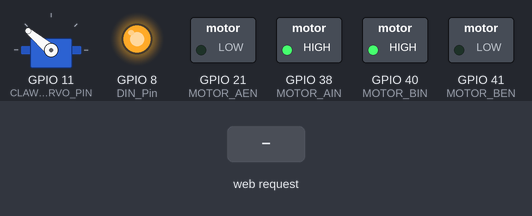
Bench run of a sketch on a simulated ESP32-S3. Shown: servo, switched loads named in the sketch (green lamp = pin HIGH), output pins drawn as LEDs (lit = HIGH). The test bench sets the inputs (shaded band). WiFi joins after 1.5 s; servers stay silent unless stated; pins used as bus, display or sensor lines are not drawn; what the sketch prints to the serial monitor is not drawn.

Above: at 3.3 s.
3.4 s: HTTP request GET /cmd?d=f received
At 4.6 s:
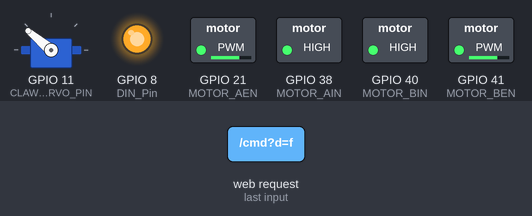
6.4 s: HTTP request GET /cmd?d=b received
At 7.1 s:
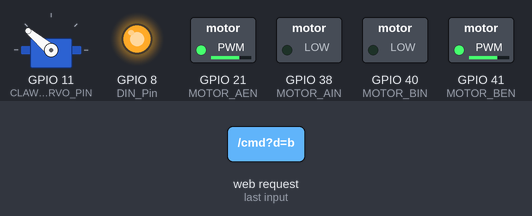
9.4 s: HTTP request GET /cmd?d=l received
At 10.6 s:
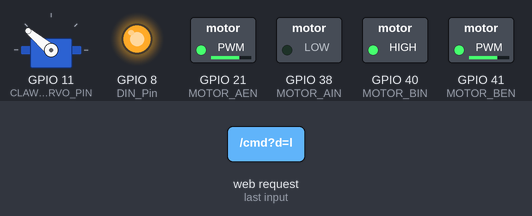
12.4 s: HTTP request GET /cmd?d=r received
At 12.8 s:
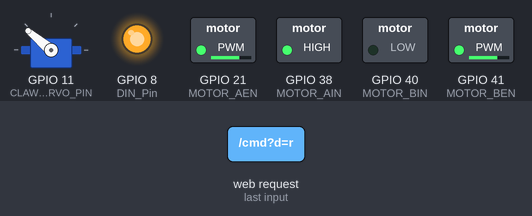
Timing chart, 0 to 15.4 s (numbered marks = the images above; inputs shaded):
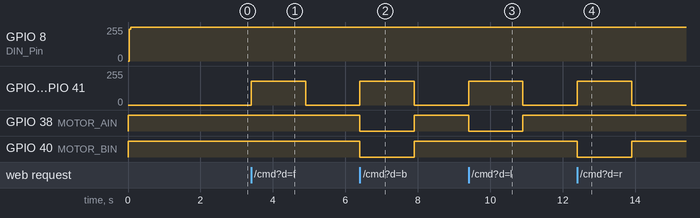

The sketch:

16_Soccer_Robot.ino
```cpp
#include <WiFi.h>
#include <WebServer.h>
#include <ESP32Servo.h>
#include "webpage.h"  // Web page content

// ===== Wi-Fi =====
// Only 2.4 GHz is supported
const char* WIFI_SSID = "Your WiFi name";
const char* WIFI_PASS = "Your WiFi password";

// ===== Motor pins =====
#define MOTOR_AIN 38  // Channel A direction: left wheel
#define MOTOR_AEN 21  // Channel A speed: left wheel
#define MOTOR_BIN 40  // Channel B direction: right wheel
#define MOTOR_BEN 41  // Channel B speed: right wheel

// ===== Gripper servo =====
#define CLAW_SERVO_PIN 11  // Gripper servo, same as Lesson 9

// ===== Dot matrix pins =====
#define CLK_Pin 9  // Clock, connect to module CLK
#define DIN_Pin 8  // Data, connect to module DIN

// ===== Speed =====
#define SPEED_RUN   180  // Driving speed
#define SPEED_TURN  180  // Spot-turn speed

// ===== Gripper angles =====
#define CLAW_OPEN   140  // Open
#define CLAW_CLOSE   90  // Closed

// ===== Timeout protection =====
#define STOP_AFTER 1500  // Auto-stop on command timeout (ms)

// ===== Expression numbers =====
#define FACE_EYES  0  // Standby: eyes
#define FACE_SMILE 1  // Goal scored: smiley

// 16 bytes correspond to 16 columns, each byte's 8 bits correspond to 8 rows in one column

// Standby: two square eyes
unsigned char eyes[] = {
  0x00, 0x00, 0x00, 0x00, 0x1C, 0x1C, 0x00, 0x00,
  0x00, 0x00, 0x1C, 0x1C, 0x00, 0x00, 0x00, 0x00
};

// Smiley: goal scored
unsigned char smile[] = {
  0x00, 0x00, 0x1C, 0x02, 0x02, 0x02, 0x5C, 0x40,
  0x40, 0x5C, 0x02, 0x02, 0x02, 0x1C, 0x00, 0x00
};

WebServer server(80);  // Web server
Servo clawServo;       // Gripper servo

int score = 0;                      // Current score
unsigned long lastCmdTime = 0;      // Time of the last command
unsigned long smileUntil = 0;       // Time when the smile ends
int curFace = -1;                   // Current expression, -1 means not shown

void setup() {
  // Pull both lines HIGH to set the bus idle
  pinMode(CLK_Pin, OUTPUT);
  pinMode(DIN_Pin, OUTPUT);
  digitalWrite(CLK_Pin, HIGH);
  digitalWrite(DIN_Pin, HIGH);
  showFace(FACE_EYES);  // Show standby expression on power on

  // Motor pins
  pinMode(MOTOR_BIN, OUTPUT);
  pinMode(MOTOR_AIN, OUTPUT);
  ledcAttach(MOTOR_BEN, 1000, 8);  // 1 kHz, 8-bit
  ledcAttach(MOTOR_AEN, 1000, 8);
  stopCar();

  // Gripper: 50 Hz, pulse width 500-2500 µs
  ESP32PWM::allocateTimer(0);
  clawServo.setPeriodHertz(50);
  clawServo.attach(CLAW_SERVO_PIN, 500, 2500);
  clawServo.write(CLAW_OPEN);  // Open on power on
  delay(300);

  // Connect to Wi-Fi
  Serial.begin(115200);
  delay(300);
  Serial.print("Connecting to ");
  Serial.println(WIFI_SSID);
  WiFi.mode(WIFI_STA);
  WiFi.begin(WIFI_SSID, WIFI_PASS);

  // Block until connected
  while (WiFi.status() != WL_CONNECTED) {
    delay(500);
    Serial.print(".");
  }
  Serial.println();
  Serial.println("WiFi connected");
  Serial.print("Board IP: ");
  Serial.println(WiFi.localIP());  // Open this address in a phone browser

  // Home page
  server.on("/", []() {
    server.send_P(200, "text/html; charset=utf-8", index_html);
  });

  // Command endpoint, d is the action name
  server.on("/cmd", []() {
    String d = server.arg("d");
    server.send(200, "text/plain", runCmd(d));  // Return "score,status" for direct use by the web page
  });

  // Score query, polled once per second by the web page
  server.on("/score", []() {
    server.send(200, "text/plain", String(score) + "," + faceName());
  });

  server.begin();
  Serial.println("Soccer car ready");
}

void loop() {
  server.handleClient();  // Must be called continuously

  // Stop on timeout
  if (millis() - lastCmdTime > STOP_AFTER) {
    stopCar();
  }

  // Smiley returns to standby after 3 s
  if (smileUntil != 0 && millis() > smileUntil) {
    smileUntil = 0;
    showFace(FACE_EYES);
  }
}

// ===== Command dispatch =====
// Return "score,status" for web page sync
String runCmd(String d) {
  lastCmdTime = millis();  // Refresh the timeout timer

  if (d == "f") {
    goForward(SPEED_RUN);
  } else if (d == "b") {
    goBackward(SPEED_RUN);
  } else if (d == "l") {
    spinLeft(SPEED_TURN);
  } else if (d == "r") {
    spinRight(SPEED_TURN);
  } else if (d == "carry") {
    clawServo.write(CLAW_OPEN);   // Dribbling: open
  } else if (d == "shoot") {
    clawServo.write(CLAW_CLOSE);  // Shooting: close
  } else if (d == "goal") {
    score++;                        // Manual scoring
    celebrate();                    // Play celebration expression
  } else if (d == "reset") {
    score = 0;                      // Reset to zero
  } else {
    stopCar();                      // Stop for all other commands
  }

  return String(score) + "," + faceName();
}

// ===== Gripper usage =====
// Two states correspond to two actions:
//   Open 140°: ball held in the gripper, dribble while moving
//   Closed 90°: gripper arms close and push the ball out, i.e. shoot

// ===== Goal celebration =====
void celebrate() {
  showFace(FACE_SMILE);        // Switch to smiley
  smileUntil = millis() + 3000;  // Restore after 3 s
}

// Current expression name, for the web page to display
String faceName() {
  if (curFace == FACE_SMILE) return "Goal!";
  return "Standby";
}

// ===== Dot matrix display =====
// Only refresh the display when the expression changes
void showFace(int face) {
  if (face == curFace) return;  // Expression unchanged
  curFace = face;

  if (face == FACE_EYES) {
    matrix_display(eyes);   // Standby
  } else {
    matrix_display(smile);  // Smiley
  }
}

// Write the 16-byte font bitmap into the dot matrix display buffer
void matrix_display(unsigned char matrix_value[]) {
  // 0x40: write data mode, auto-increment address
  IIC_start();
  IIC_send(0x40);
  IIC_end();

  // 0xC0: display buffer start address 0
  IIC_start();
  IIC_send(0xC0);

  // Write 16 columns consecutively
  for (int i = 0; i < 16; i++) {
    IIC_send(matrix_value[i]);
  }
  IIC_end();

  // 0x8A: display on, maximum brightness
  IIC_start();
  IIC_send(0x8A);
  IIC_end();
}

// Start condition: falling edge of DIN while CLK is HIGH
void IIC_start() {
  digitalWrite(CLK_Pin, HIGH);
  delayMicroseconds(3);
  digitalWrite(DIN_Pin, HIGH);
  delayMicroseconds(3);
  digitalWrite(DIN_Pin, LOW);
  delayMicroseconds(3);
}

// Send one byte, LSB first: set data while CLK is LOW, sample on rising edge
void IIC_send(unsigned char send_data) {
  for (int i = 0; i < 8; i++) {
    digitalWrite(CLK_Pin, LOW);  // Pull clock LOW to prepare data
    delayMicroseconds(3);

    // Send bit by bit starting from bit0
    if (send_data & 0x01) {
      digitalWrite(DIN_Pin, HIGH);
    } else {
      digitalWrite(DIN_Pin, LOW);
    }
    delayMicroseconds(3);

    digitalWrite(CLK_Pin, HIGH); // Pull clock HIGH for the module to sample
    delayMicroseconds(3);

    send_data = send_data >> 1;  // Shift right to get the next bit
  }
}

// Stop condition: rising edge of DIN while CLK is HIGH
void IIC_end() {
  digitalWrite(CLK_Pin, LOW);
  delayMicroseconds(3);
  digitalWrite(DIN_Pin, LOW);
  delayMicroseconds(3);
  digitalWrite(CLK_Pin, HIGH);
  delayMicroseconds(3);
  digitalWrite(DIN_Pin, HIGH);
  delayMicroseconds(3);
}

// ===== Motor driver =====
// Channel A drives the left wheel, channel B drives the right wheel (same as Lesson 7)
// leftSpeed goes to channel A, rightSpeed goes to channel B
void driveMotors(int leftSpeed, int rightSpeed) {
  leftSpeed  = constrain(leftSpeed,  -255, 255);  // Left wheel limit
  rightSpeed = constrain(rightSpeed, -255, 255);  // Right wheel limit

  // Channel B: right wheel
  if (rightSpeed >= 0) {
    digitalWrite(MOTOR_BIN, HIGH);     // Pull HIGH: forward rotation
    ledcWrite(MOTOR_BEN, rightSpeed);  // Duty cycle = speed
  } else {
    digitalWrite(MOTOR_BIN, LOW);      // Pull LOW: reverse rotation
    ledcWrite(MOTOR_BEN, -rightSpeed); // Take absolute value
  }

  // Channel A: left wheel
  if (leftSpeed >= 0) {
    digitalWrite(MOTOR_AIN, HIGH);    // Pull HIGH: forward rotation
    ledcWrite(MOTOR_AEN, leftSpeed);  // Duty cycle = speed
  } else {
    digitalWrite(MOTOR_AIN, LOW);     // Pull LOW: reverse rotation
    ledcWrite(MOTOR_AEN, -leftSpeed); // Take absolute value
  }
}

// Basic actions
void goForward(int speed)  { driveMotors(speed, speed); }    // Forward: both wheels forward at the same speed
void goBackward(int speed) { driveMotors(-speed, -speed); }  // Backward: both wheels reverse at the same speed
void spinLeft(int speed)   { driveMotors(-speed, speed); }   // Turn left: left wheel back, right wheel forward
void spinRight(int speed)  { driveMotors(speed, -speed); }   // Turn right: left wheel forward, right wheel back
void stopCar()             { driveMotors(0, 0); }            // Stop: duty cycle to zero
```

webpage.h
```cpp
#ifndef WEBPAGE_H
#define WEBPAGE_H

// Web page content is stored separately

const char index_html[] PROGMEM = R"rawliteral(
<!DOCTYPE html><html><head>
<meta charset="utf-8">
<meta name="viewport" content="width=device-width,initial-scale=1,user-scalable=no">
<title>Mini Tracked Tank V4.0 - Soccer Robot</title>
<style>
body{font-family:-apple-system,"Microsoft YaHei",sans-serif;text-align:center;background:#f2f3f5;margin:0;padding:14px}
.card{background:#fff;border-radius:14px;padding:14px;max-width:420px;margin:0 auto 12px}
h2{margin:2px 0 12px;font-size:19px}
.grid{display:grid;grid-template-columns:repeat(3,1fr);gap:9px}
button{height:66px;font-size:22px;border:none;border-radius:14px;color:#fff;cursor:pointer;
       -webkit-user-select:none;user-select:none;-webkit-tap-highlight-color:transparent;touch-action:none}
.f{background:#4caf50}.b{background:#f44336}.l{background:#ff9800}
.r{background:#2196f3}.s{background:#607d8b}
.g{background:#009688}.h{background:#9c27b0}.w{background:#ff5722}.k{background:#795548}
.blank{background:transparent;pointer-events:none}
.score{font-size:40px;font-weight:700;color:#e53935;margin:6px 0}
p{font-size:13px;color:#888;margin:8px 0 0}
</style></head><body>

<div class="card">
<h2>Score</h2>
<div class="score" id="sc">0</div>
<p id="st">Hold a direction button to drive</p>
</div>

<div class="card">
<h2>Drive</h2>
<div class="grid">
<div class="blank"></div>
<button class="f" onpointerdown="go('f')" onpointerup="go('s')" onpointerleave="go('s')" onpointercancel="go('s')">↑</button>
<div class="blank"></div>
<button class="l" onpointerdown="go('l')" onpointerup="go('s')" onpointerleave="go('s')" onpointercancel="go('s')">←</button>
<button class="s" onclick="go('s')">■</button>
<button class="r" onpointerdown="go('r')" onpointerup="go('s')" onpointerleave="go('s')" onpointercancel="go('s')">→</button>
<div class="blank"></div>
<button class="b" onpointerdown="go('b')" onpointerup="go('s')" onpointerleave="go('s')" onpointercancel="go('s')">↓</button>
<div class="blank"></div>
</div>
</div>

<div class="card">
<h2>Gripper</h2>
<div class="grid" style="grid-template-columns:repeat(2,1fr)">
<button class="g" onclick="go('carry')">Dribble</button>
<button class="w" onclick="go('shoot')">Shoot</button>
</div>
<div class="grid" style="grid-template-columns:repeat(2,1fr);margin-top:9px">
<button class="k" onclick="go('goal')">Add a Goal</button>
<button class="k" onclick="go('reset')">Reset Score</button>
</div>
<p>Tap "Dribble" to open the gripper and hold the ball, then use the direction buttons to dribble; tap "Shoot" to close the gripper and push the ball out</p>
</div>

<script>
function go(d){
  fetch('/cmd?d='+d).then(r=>r.text()).then(t=>{
    if(t.indexOf(',')>0){
      var a=t.split(',');
      document.getElementById('sc').innerText=a[0];
      document.getElementById('st').innerText=a[1];
    }
  }).catch(e=>{});
}
function tick(){
  fetch('/score').then(r=>r.text()).then(t=>{
    var a=t.split(',');
    document.getElementById('sc').innerText=a[0];
  }).catch(e=>{});
}
setInterval(tick,1000);
</script>
</body></html>
)rawliteral";

#endif
```

Measured:
- after the input at 3.4 s, GPIO 21 (MOTOR_AEN), GPIO 41 (MOTOR_BEN): 0/255 → 179/255 at once, → 0/255 1.5 s later
- after the input at 6.4 s, GPIO 21 (MOTOR_AEN), GPIO 41 (MOTOR_BEN): 0/255 → 179/255 at once, → 0/255 1.5 s later; GPIO 38 (MOTOR_AIN), GPIO 40 (MOTOR_BIN): HIGH → LOW at once, → HIGH 1.5 s later
- after the input at 9.4 s, GPIO 21 (MOTOR_AEN), GPIO 41 (MOTOR_BEN): 0/255 → 179/255 at once, → 0/255 1.5 s later; GPIO 38 (MOTOR_AIN): HIGH → LOW at once, → HIGH 1.5 s later
- after the input at 12.4 s, GPIO 21 (MOTOR_AEN), GPIO 41 (MOTOR_BEN): 0/255 → 179/255 at once, → 0/255 1.5 s later; GPIO 40 (MOTOR_BIN): HIGH → LOW at once, → HIGH 1.5 s later
